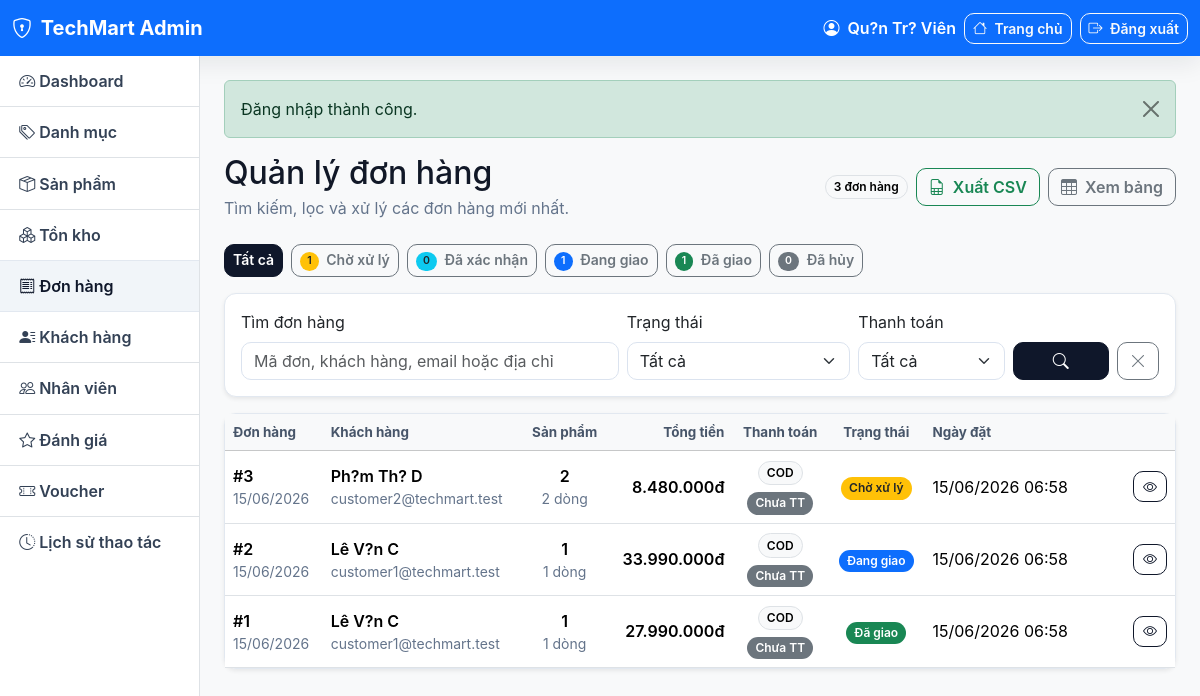
Page /admin/orders (signed in) on the committed database.
### tables this page shows
CREATE TABLE orders (
    id               INT UNSIGNED AUTO_INCREMENT PRIMARY KEY,
    user_id          INT UNSIGNED NOT NULL,
    total_amount     DECIMAL(12, 2) NOT NULL DEFAULT 0,
    voucher_id       INT UNSIGNED DEFAULT NULL,
    discount_amount  DECIMAL(12, 2) NOT NULL DEFAULT 0,
    status           ENUM('pending','confirmed','shipping','delivered','cancelled') NOT NULL DEFAULT 'pending',
    shipping_address TEXT NOT NULL,
    payment_method   ENUM('cod', 'bank_transfer', 'e_wallet') NOT NULL DEFAULT 'cod',
    payment_reference_code VARCHAR(40) DEFAULT NULL,
    payment_status   ENUM('unpaid', 'awaiting_review', 'paid', 'refunded') NOT NULL DEFAULT 'unpaid',
    note             TEXT,
    created_at       TIMESTAMP DEFAULT CURRENT_TIMESTAMP,
    updated_at       TIMESTAMP DEFAULT CURRENT_TIMESTAMP ON UPDATE CURRENT_TIMESTAMP,
    FOREIGN KEY (user_id) REFERENCES users(id),
    FOREIGN KEY (voucher_id) REFERENCES vouchers(id) ON DELETE SET NULL,
    INDEX idx_user_status (user_id, status),
    INDEX idx_payment_reference_code (payment_reference_code),
    INDEX idx_payment_status (payment_status)
);

CREATE TABLE users (
    id            INT UNSIGNED AUTO_INCREMENT PRIMARY KEY,
    username      VARCHAR(100) NOT NULL UNIQUE,
    email         VARCHAR(150) NOT NULL UNIQUE,
    password_hash VARCHAR(255) NOT NULL,
    full_name     VARCHAR(100) NOT NULL,
    phone         VARCHAR(20)  DEFAULT '',
    address       TEXT,
    role          ENUM('customer', 'staff', 'admin') NOT NULL DEFAULT 'customer',
    status        ENUM('active', 'locked')           NOT NULL DEFAULT 'active',
    email_verified_at TIMESTAMP NULL DEFAULT NULL,
    email_verification_token VARCHAR(64) DEFAULT NULL,
    email_verification_sent_at TIMESTAMP NULL DEFAULT NULL,
    password_reset_token VARCHAR(64) DEFAULT NULL,
    password_reset_expires_at TIMESTAMP NULL DEFAULT NULL,
    password_reset_sent_at TIMESTAMP NULL DEFAULT NULL,
    created_at    TIMESTAMP DEFAULT CURRENT_TIMESTAMP,
    updated_at    TIMESTAMP DEFAULT CURRENT_TIMESTAMP ON UPDATE CURRENT_TIMESTAMP,
    INDEX idx_role_status (role, status),
    INDEX idx_email_verification_token (email_verification_token),
    INDEX idx_password_reset_token (password_reset_token)
);

### app/Views/admin/orders/index.php (the view, shortened to what the rows shown need)
<?php
$filters = $filters ?? ['q' => '', 'status' => '', 'payment' => ''];
$statusLabels = [
    'pending' => 'Chờ xử lý',
    'confirmed' => 'Đã xác nhận',
    'shipping' => 'Đang giao',
    'delivered' => 'Đã giao',
    'cancelled' => 'Đã hủy',
];
$statusBadges = [
    'pending' => 'bg-warning text-dark',
    'confirmed' => 'bg-info text-dark',
    'shipping' => 'bg-primary',
    'delivered' => 'bg-success',
    'cancelled' => 'bg-secondary',
];
$paymentLabels = [
    'cod' => 'COD',
    'bank_transfer' => 'Chuyển khoản',
    'e_wallet' => 'Ví điện tử',
];
$paymentStatusLabels = [
    'unpaid' => 'Chưa TT',
    'awaiting_review' => 'Chờ đối soát',
    'paid' => 'Đã TT',
    'refunded' => 'Hoàn tiền',
];
$paymentStatusBadges = [
    'unpaid' => 'text-bg-secondary',
    'awaiting_review' => 'text-bg-warning',
    'paid' => 'text-bg-success',
    'refunded' => 'text-bg-info',
];
$buildUrl = static function (array $overrides = []) use ($filters): string {
    $query = array_merge($filters, $overrides);
    $query = array_filter($query, static fn($value) => $value !== '' && $value !== null);
    return url('/admin/orders' . ($query ? '?' . http_build_query($query) : ''));
};
$exportUrl = static function (array $overrides = []) use ($filters): string {
    $query = array_merge($filters, $overrides);
    $query = array_filter($query, static fn($value) => $value !== '' && $value !== null);
    return url('/admin/orders/export' . ($query ? '?' . http_build_query($query) : ''));
};
$exportPreviewUrl = static function () use ($filters): string {
    $query = array_filter($filters, static fn($value) => $value !== '' && $value !== null);
    return url('/admin/orders/export-preview' . ($query ? '?' . http_build_query($query) : ''));
};
?>
<div class="d-flex flex-wrap justify-content-between align-items-center gap-3 mb-4">
    <div>
        <h2 class="mb-1">Quản lý đơn hàng</h2>
        <div class="text-muted">Tìm kiếm, lọc và xử lý các đơn hàng mới nhất.</div>
    </div>
    <div class="d-flex flex-wrap align-items-center gap-2">
        <span class="badge text-bg-light border"><?= number_format((int)$result['total']) ?> đơn hàng</span>
        <a class="btn btn-outline-success" href="<?= $exportUrl() ?>" target="_blank" rel="noopener">
            <i class="bi bi-file-earmark-spreadsheet me-1"></i> Xuất CSV
        </a>
        <a class="btn btn-outline-secondary" href="<?= $exportPreviewUrl() ?>">
            <i class="bi bi-table me-1"></i> Xem bảng
        </a>
    </div>
</div>
<div class="d-flex flex-wrap gap-2 mb-3">
    <a href="<?= $buildUrl(['status' => '', 'page' => null]) ?>"
       class="btn btn-sm <?= $filters['status'] === '' ? 'btn-primary' : 'btn-outline-secondary' ?>">
        Tất cả
    </a>
    <?php foreach ($statuses as $item): ?>
        <a href="<?= $buildUrl(['status' => $item, 'page' => null]) ?>"
           class="btn btn-sm <?= $filters['status'] === $item ? 'btn-primary' : 'btn-outline-secondary' ?>">
            <span class="badge <?= e($statusBadges[$item] ?? 'bg-secondary') ?> me-1"><?= number_format((int)($statusCounts[$item] ?? 0)) ?></span>
            <?= e($statusLabels[$item] ?? $item) ?>
        </a>
    <?php endforeach; ?>
</div>
<div class="card shadow-sm mb-3">
    <div class="card-body">
        <form class="row g-2 align-items-end" method="get" action="<?= url('/admin/orders') ?>">
            <div class="col-md-5">
                <label class="form-label">Tìm đơn hàng</label>
                <input type="search" name="q" class="form-control" value="<?= e($filters['q']) ?>" placeholder="Mã đơn, khách hàng, email hoặc địa chỉ">
            </div>
            <div class="col-md-3">
                <label class="form-label">Trạng thái</label>
                <select name="status" class="form-select">
                    <option value="">Tất cả</option>
                </select>
            </div>
            <div class="col-md-2">
                <label class="form-label">Thanh toán</label>
                <select name="payment" class="form-select">
                    <option value="">Tất cả</option>
                </select>
            </div>
            <div class="col-md-2 d-flex gap-2">
                <button class="btn btn-primary flex-fill" type="submit"><i class="bi bi-search"></i></button>
                <a class="btn btn-outline-secondary" href="<?= url('/admin/orders') ?>"><i class="bi bi-x-lg"></i></a>
            </div>
        </form>
    </div>
</div>
<div class="card shadow-sm">
    <div class="card-body p-0">
        <table class="table table-hover mb-0 align-middle admin-orders-table">
            <thead class="table-light">
                <tr>
                    <th>Đơn hàng</th>
                    <th>Khách hàng</th>
                    <th class="text-center">Sản phẩm</th>
                    <th class="text-end">Tổng tiền</th>
                    <th class="text-center">Thanh toán</th>
                    <th class="text-center">Trạng thái</th>
                    <th>Ngày đặt</th>
                    <th style="width:90px"></th>
                </tr>
            </thead>
            <tbody>
                <?php if (empty($result['rows'])): ?>
                    <tr><td colspan="8" class="text-center py-4 text-muted">Chưa có đơn hàng phù hợp.</td></tr>
                <?php else: ?>
                    <?php foreach ($result['rows'] as $order): ?>
                        <tr>
                            <td>
                                <div class="fw-semibold">#<?= e($order['id']) ?></div>
                                <div class="small text-muted"><?= e(date('d/m/Y', strtotime((string)$order['created_at']))) ?></div>
                            </td>
                            <td>
                                <div class="fw-semibold"><?= e($order['customer_name']) ?></div>
                                <div class="small text-muted"><?= e($order['customer_email']) ?></div>
                            </td>
                            <td class="text-center">
                                <div class="fw-semibold"><?= number_format((int)$order['total_quantity']) ?></div>
                                <div class="small text-muted"><?= number_format((int)$order['item_count']) ?> dòng</div>
                            </td>
                            <td class="text-end fw-semibold">
                                <?= format_vnd((float)$order['total_amount']) ?>
                            </td>
                            <td class="text-center">
                                <span class="badge text-bg-light border"><?= e($paymentLabels[$order['payment_method']] ?? $order['payment_method']) ?></span>
                                <div class="mt-1">
                                    <span class="badge <?= e($paymentStatusBadges[$order['payment_status'] ?? 'unpaid'] ?? 'text-bg-secondary') ?>">
                                        <?= e($paymentStatusLabels[$order['payment_status'] ?? 'unpaid'] ?? ($order['payment_status'] ?? 'unpaid')) ?>
                                    </span>
                                </div>
                            </td>
                            <td class="text-center">
                                <span class="badge <?= e($statusBadges[$order['status']] ?? 'bg-secondary') ?>">
                                    <?= e($statusLabels[$order['status']] ?? $order['status']) ?>
                                </span>
                            </td>
                            <td><?= e(date('d/m/Y H:i', strtotime((string)$order['created_at']))) ?></td>
                            <td class="text-end">
                                <a href="<?= url('/admin/orders/' . $order['id']) ?>"
                                   class="btn btn-sm btn-outline-primary" title="Xem chi tiết">
                                    <i class="bi bi-eye"></i>
                                </a>
                            </td>
                        </tr>
                    <?php endforeach; ?>
                <?php endif; ?>
            </tbody>
        </table>
    </div>
</div>

### app/Core/Router.php (shortened to what the rows shown need)
<?php
final class Router
{
    private array $routes = [];
    private function add(string $method, string $path, array $handler, ?string $middleware): void
    {
        $pattern = preg_replace('#\{([a-z_][a-z0-9_]*)\}#i', '(?P<$1>[^/]+)', $path);
        $pattern = '#^' . $pattern . '$#';
        $this->routes[] = [
            'method'     => $method,
            'pattern'    => $pattern,
            'handler'    => $handler,
            'middleware' => $middleware,
        ];
    }
    public function dispatch(): void
    {
        $method = $_SERVER['REQUEST_METHOD'] ?? 'GET';
        $uri    = parse_url($_SERVER['REQUEST_URI'] ?? '/', PHP_URL_PATH) ?? '/';
        $base = $this->detectBasePath();
if ($base !== '' && $base !== '/' && str_starts_with($uri, $base)) {
    $uri = substr($uri, strlen($base));
}
$uri = '/' . ltrim($uri, '/');
        foreach ($this->routes as $route) {
            if ($route['method'] !== $method) {
                continue;
            }
            if (!preg_match($route['pattern'], $uri, $matches)) {
                continue;
            }
            $params = array_filter(
                $matches,
                static fn($k) => !is_int($k),
                ARRAY_FILTER_USE_KEY
            );
            [$class, $method2] = $route['handler'];
            $controller = new $class();
            call_user_func_array([$controller, $method2], array_values($params));
            return;
        }
    }
    private function detectBasePath(): string
    {
        $script = $_SERVER['SCRIPT_NAME'] ?? '';
        $dir = str_replace('\\', '/', dirname($script));
        $dir = preg_replace('#/public$#', '', $dir);
        return rtrim($dir, '/');
    }
}

### rows in the picture
orders: id "3", created_at "15/06/2026", user.full_name "Ph?m Th? D", user.email "customer2@techmart.test", total_quantity "2", item_count "2", total_amount "8.480.000đ", payment_method "COD", payment_status "Chưa TT", status "Chờ xử lý", created_at "15/06/2026 06:58"
orders: id "2", created_at "15/06/2026", user.full_name "Lê V?n C", user.email "customer1@techmart.test", total_quantity "1", item_count "1", total_amount "33.990.000đ", payment_method "COD", payment_status "Chưa TT", status "Đang giao", created_at "15/06/2026 06:58"
orders: id "1", created_at "15/06/2026", user.full_name "Lê V?n C", user.email "customer1@techmart.test", total_quantity "1", item_count "1", total_amount "27.990.000đ", payment_method "COD", payment_status "Chưa TT", status "Đã giao", created_at "15/06/2026 06:58"

### other values in the picture
$label "Dashboard"
$label "Danh mục"
$label "Sản phẩm"
$label "Tồn kho"
$label "Đơn hàng"
$label "Khách hàng"
$label "Nhân viên"
$label "Đánh giá"
$label "Voucher"
$label "Lịch sử thao tác"
$msg "Đăng nhập thành công."
$result['total'] "3"
$statusCounts[$item] "1"
$statusLabels[$item] "Chờ xử lý"
$statusCounts[$item] "0"
